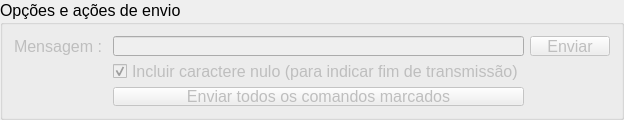
       <widget class="QGroupBox" name="grpEnvio">
        <property name="sizePolicy">
         <sizepolicy hsizetype="Preferred" vsizetype="Fixed">
          <horstretch>0</horstretch>
          <verstretch>0</verstretch>
         </sizepolicy>
        </property>
        <property name="minimumSize">
         <size>
          <width>0</width>
          <height>120</height>
         </size>
        </property>
        <property name="maximumSize">
         <size>
          <width>16777215</width>
          <height>120</height>
         </size>
        </property>
        <property name="font">
         <font>
          <pointsize>12</pointsize>
         </font>
        </property>
        <property name="title">
         <string>Opções e ações de envio</string>
        </property>
        <layout class="QGridLayout" name="gridLayout_7">
         <item row="2" column="1">
          <widget class="QPushButton" name="btEnviar">
           <property name="enabled">
            <bool>false</bool>
           </property>
           <property name="font">
            <font>
             <pointsize>12</pointsize>
            </font>
           </property>
           <property name="text">
            <string>Enviar todos os comandos marcados</string>
           </property>
          </widget>
         </item>
         <item row="0" column="0">
          <widget class="QLabel" name="txtEnvioPerson">
           <property name="enabled">
            <bool>false</bool>
           </property>
           <property name="font">
            <font>
             <pointsize>12</pointsize>
            </font>
           </property>
           <property name="text">
            <string>Mensagem : </string>
           </property>
          </widget>
         </item>
         <item row="1" column="1">
          <widget class="QCheckBox" name="cmIncluiNulo">
           <property name="enabled">
            <bool>false</bool>
           </property>
           <property name="font">
            <font>
             <pointsize>12</pointsize>
            </font>
           </property>
           <property name="text">
            <string>Incluir caractere nulo (para indicar fim de transmissão)</string>
           </property>
           <property name="checked">
            <bool>true</bool>
           </property>
          </widget>
         </item>
         <item row="0" column="1">
          <widget class="QLineEdit" name="edtMsgPerson">
           <property name="enabled">
            <bool>false</bool>
           </property>
           <property name="font">
            <font>
             <pointsize>12</pointsize>
            </font>
           </property>
          </widget>
         </item>
         <item row="0" column="2">
          <widget class="QPushButton" name="btEnviaPerson">
           <property name="enabled">
            <bool>false</bool>
           </property>
           <property name="font">
            <font>
             <pointsize>12</pointsize>
            </font>
           </property>
           <property name="text">
            <string>Enviar</string>
           </property>
          </widget>
         </item>
        </layout>
       </widget>
